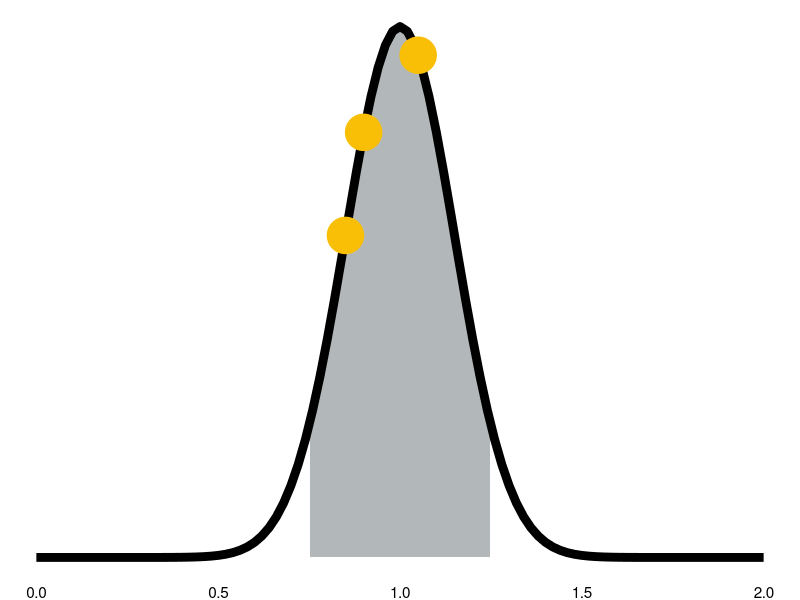

R code for this plot:
## ---- chunk 1
library(dplyr)
library(ggplot2)
library(patchwork)

param_plot <- function(m, s, points, xlim = c(0, 2)) {
  d <- \(.x) dnorm(.x, m, s)

  tibble(x = c(0, 2)) |>
    ggplot(aes(x)) +
    stat_function(
      xlim = qnorm(c(0.05, 0.95), m, s),
      fun = d,
      geom = "area",
      fill = "#b2b7b9"
    ) +
    stat_function(
      fun = d,
      xlim = xlim,
      geom = "line",
      linewidth = 3
    ) +
    annotate(
      "point",
      x = points,
      y = d(points),
      colour = "#f9bf07",
      size = 12
    ) +
    expand_limits(x = c(0, 2)) +
    theme_void() +
    theme(axis.text.x = element_text())
}
## ---- chunk 2
#| fig-height: 6
param_plot(1, .15, c(0.85, 0.9, 1.05))
